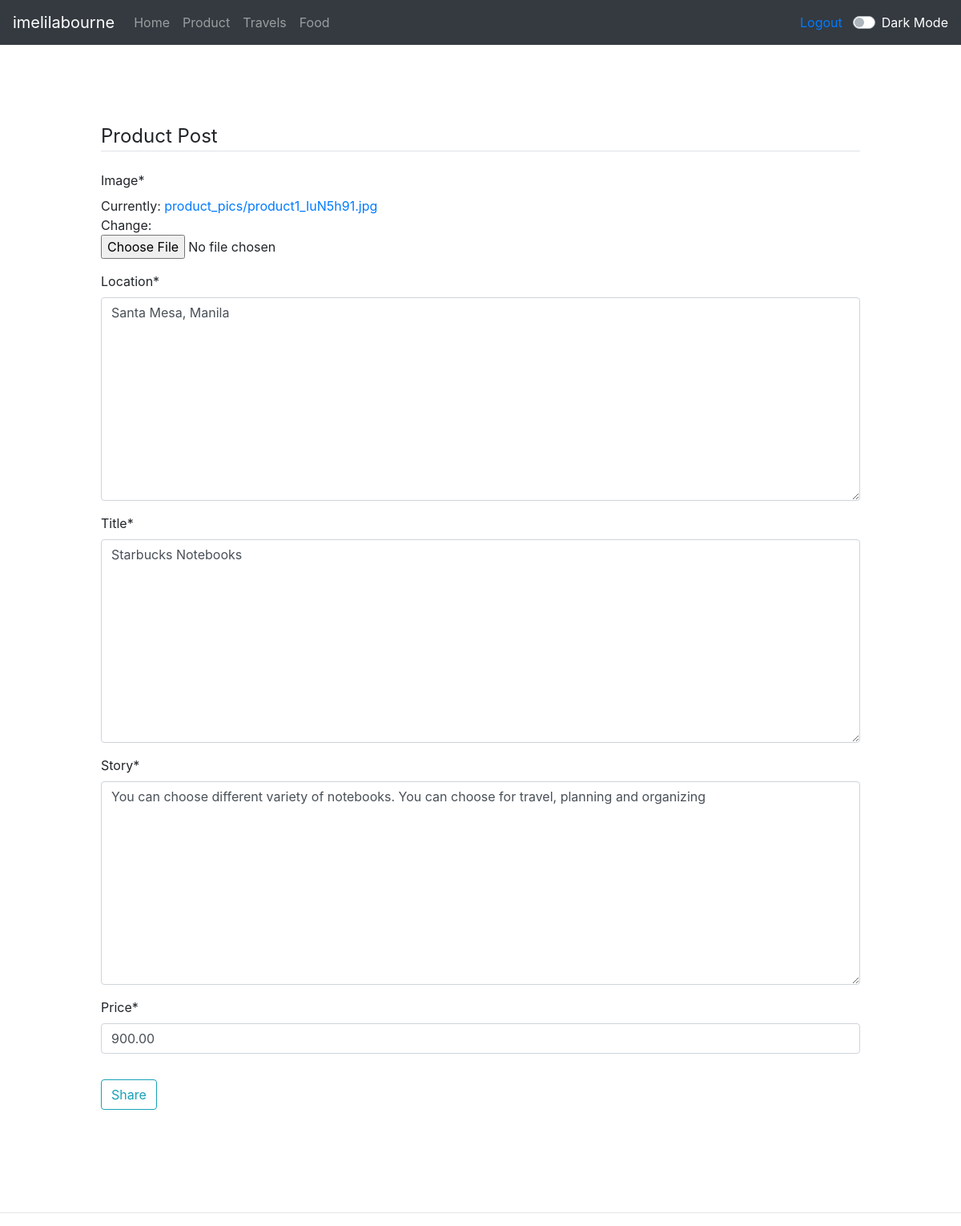
/gallery/post/12/update (signed in), run on the app's committed database.
### base/models.py (models this page shows, shortened)
class ProductPic(models.Model):
    user = models.ForeignKey(User, on_delete=models.CASCADE)
    image = models.ImageField(upload_to='product_pics',
                              verbose_name='Image')
    location = models.TextField()
    title = models.TextField()
    story = models.TextField()
    price = models.DecimalField(max_digits=10, decimal_places=2)

### base/views.py (the view, shortened to what this page needs)
# urls.py: path('gallery/post/<int:pk>/update', views.PostUpdateView.as_view(), name='post-update'),
class PostUpdateView(LoginRequiredMixin,UpdateView, UserPassesTestMixin):
    model = ProductPic
    template_name = 'base/post_form.html'
    form_class = ProductPicForm
    success_url ='/gallery'

### base/forms.py
class ProductPicForm(forms.ModelForm):
    class Meta:
        model = ProductPic
        fields = ('image', 'location', 'title', 'story', 'price')

### base/templates/base/post_form.html (shortened to what this page needs)
{% extends 'base/base.html' %} {% load static %} {% block content %} {% load crispy_forms_tags %}
<div class="container p-5">
    <div class="container p-5">
        <div class="content-section">
            <form method="POST" enctype="multipart/form-data">
                <fieldset class="form-group">
                    <legend class="border-bottom mb-4">Product Post</legend>
                    {{ form|crispy }}
                </fieldset>
                <div class="form-group">
                    <button class="btn btn-outline-info" href="{% url 'base:base-gallery' %}">Share</button>
                </div>
            </form>
        </div>
    </div>
</div>
{% endblock %}

### base/templates/base/base.html (shortened to what this page needs)
{% load static %}
<!DOCTYPE html>
<html lang="en">
<head>
    <link href="{% static '/css/main.css' %}" rel="stylesheet" type="text/css" />
    <link rel="stylesheet" href="https://stackpath.bootstrapcdn.com/bootstrap/4.3.1/css/bootstrap.min.css">
    <link rel="stylesheet" href="{% static '/css/dark-mode.css' %}" />
    <link href="https://stackpath.bootstrapcdn.com/font-awesome/4.7.0/css/font-awesome.min.css" rel="stylesheet">
</head>
<body class="bg-white">
    <nav class="navbar navbar-expand-lg navbar-dark bg-dark">
        <a class="navbar-brand" href="#">{{ user.username }}</a>
        <div class="collapse navbar-collapse" id="navbarSupportedContent">
            <ul class="navbar-nav mr-auto">
                <li class="nav-item">
                    <a class="nav-link" href="{% url 'base:base-home' %}">Home <span class="sr-only">(current)</span></a>
                </li>
                <li class="nav-item dropdown">
                    <a class="nav-link" href="{% url 'base:base-gallery' %}">Product</a>
                </li>
                <li class="nav-item">
                    <a class="nav-link" href="{% url 'base:base-travel' %}">Travels</a>
                </li>
                <li class="nav-item">
                    <a class="nav-link" href="{% url 'base:base-food' %}">Food</a>
                </li>
            </ul>
            <form class="form-inline my-2 my-lg-0">
                {% if user.is_authenticated %}
                <button class="btn  my-2 my-sm-0"><a href="{% url 'logout' %}">Logout</a></button> {% else %}
                <button class="btn my-2 my-sm-0"><a href="{% url 'login' %}">Login</a></button>
                <button class="btn my-2 my-sm-0"><a href="{% url 'register' %}">Register</a></button> {% endif %}
            </form>
            <div class="custom-control custom-switch">
                <label class="custom-control-label" style="color: white;" for="darkSwitch">Dark Mode</label>
            </div>
        </div>
    </nav>
    <main role="main">
        <div class="wrapper">
             {% block content %} {% endblock %}
        </div>
    </main>
</body>
<hr>
</html>

### staticfiles/css/main.css (style rules this page uses)
body { background-color: light-gray; }

### data on the page
ProductPic: location "Santa Mesa, Manila", title "Starbucks Notebooks", story "You can choose different variety of notebooks. You can choose for travel, planning and organizing", price "900.00"

### other printed values
{{ user.username }} "imelilabourne"
